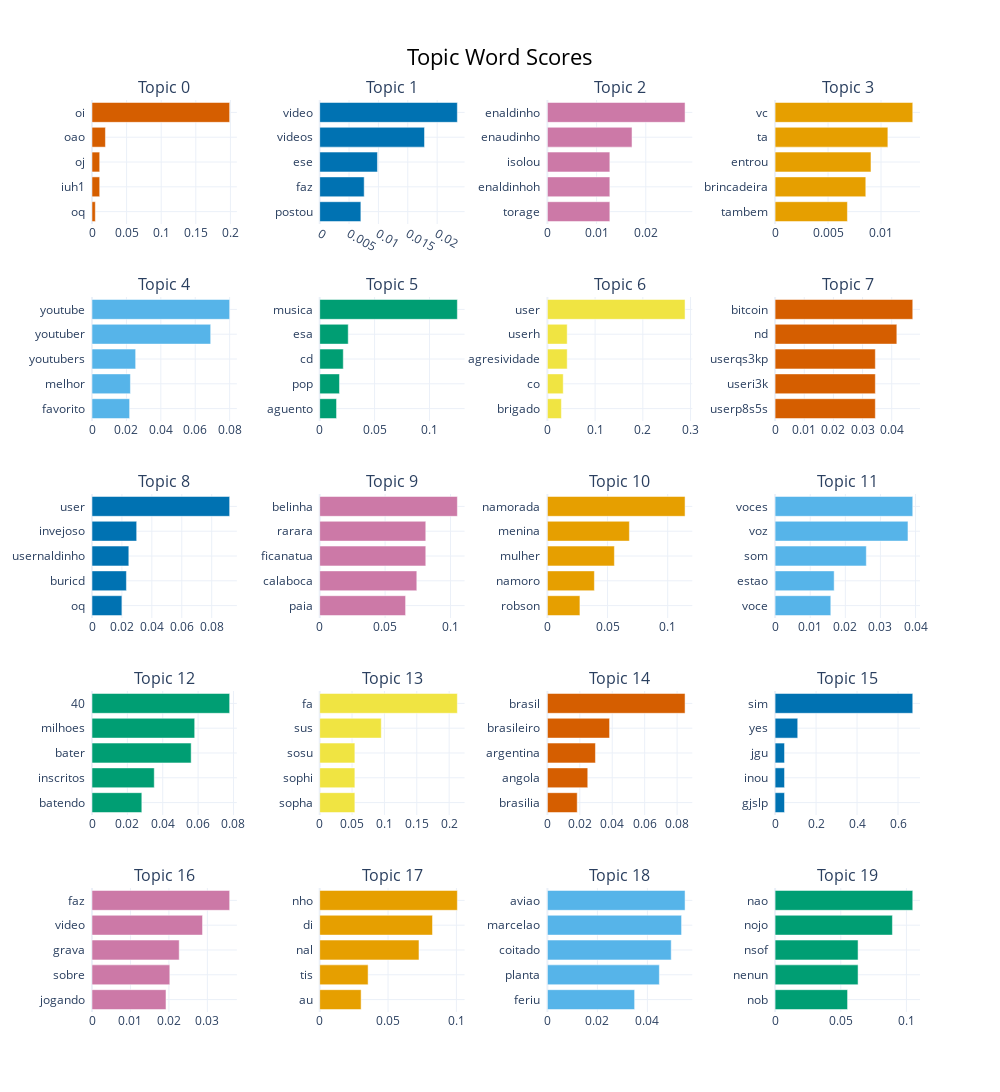

Notebook code for this chart:
### Markdown cell above
## Barchart

### Code cell
model.visualize_barchart(top_n_topics=20)

### Figure 1 — Plotly figure (JSON) as saved in the notebook; plotly's stock layout.template omitted (floating-point values rounded to 4 significant figures)
{"data": [{"marker": {"color": "#D55E00"}, "orientation": "h", "type": "bar", "x": [0.004809, 0.01111, 0.01111, 0.01941, 0.1989], "xaxis": "x", "y": ["oq  ", "iuh1  ", "oj  ", "oao  ", "oi  "], "yaxis": "y"}, {"marker": {"color": "#0072B2"}, "orientation": "h", "type": "bar", "x": [0.00701, 0.007575, 0.009835, 0.01785, 0.02344], "xaxis": "x2", "y": ["postou  ", "faz  ", "ese  ", "videos  ", "video  "], "yaxis": "y2"}, {"marker": {"color": "#CC79A7"}, "orientation": "h", "type": "bar", "x": [0.0127, 0.0127, 0.0127, 0.0172, 0.02799], "xaxis": "x3", "y": ["torage  ", "enaldinhoh  ", "isolou  ", "enaudinho  ", "enaldinho  "], "yaxis": "y3"}, {"marker": {"color": "#E69F00"}, "orientation": "h", "type": "bar", "x": [0.006828, 0.008563, 0.009054, 0.01065, 0.013], "xaxis": "x4", "y": ["tambem  ", "brincadeira  ", "entrou  ", "ta  ", "vc  "], "yaxis": "y4"}, {"marker": {"color": "#56B4E9"}, "orientation": "h", "type": "bar", "x": [0.02187, 0.02232, 0.02537, 0.06898, 0.08001], "xaxis": "x5", "y": ["favorito  ", "melhor  ", "youtubers  ", "youtuber  ", "youtube  "], "yaxis": "y5"}, {"marker": {"color": "#009E73"}, "orientation": "h", "type": "bar", "x": [0.01534, 0.01801, 0.02147, 0.02599, 0.1254], "xaxis": "x6", "y": ["aguento  ", "pop  ", "cd  ", "esa  ", "musica  "], "yaxis": "y6"}, {"marker": {"color": "#F0E442"}, "orientation": "h", "type": "bar", "x": [0.02933, 0.03316, 0.04148, 0.04148, 0.2885], "xaxis": "x7", "y": ["brigado  ", "co  ", "agresividade  ", "userh  ", "user  "], "yaxis": "y7"}, {"marker": {"color": "#D55E00"}, "orientation": "h", "type": "bar", "x": [0.03438, 0.03438, 0.03438, 0.04176, 0.04722], "xaxis": "x8", "y": ["userp8s5s  ", "useri3k  ", "userqs3kp  ", "nd  ", "bitcoin  "], "yaxis": "y8"}, {"marker": {"color": "#0072B2"}, "orientation": "h", "type": "bar", "x": [0.01998, 0.02301, 0.02461, 0.02986, 0.09201], "xaxis": "x9", "y": ["oq  ", "buricd  ", "usernaldinho  ", "invejoso  ", "user  "], "yaxis": "y9"}, {"marker": {"color": "#CC79A7"}, "orientation": "h", "type": "bar", "x": [0.06567, 0.07425, 0.08111, 0.08111, 0.1053], "xaxis": "x10", "y": ["paia  ", "calaboca  ", "ficanatua  ", "rarara  ", "belinha  "], "yaxis": "y10"}, {"marker": {"color": "#E69F00"}, "orientation": "h", "type": "bar", "x": [0.02703, 0.03905, 0.05568, 0.06815, 0.1144], "xaxis": "x11", "y": ["robson  ", "namoro  ", "mulher  ", "menina  ", "namorada  "], "yaxis": "y11"}, {"marker": {"color": "#56B4E9"}, "orientation": "h", "type": "bar", "x": [0.01586, 0.01682, 0.02598, 0.03784, 0.03921], "xaxis": "x12", "y": ["voce  ", "estao  ", "som  ", "voz  ", "voces  "], "yaxis": "y12"}, {"marker": {"color": "#009E73"}, "orientation": "h", "type": "bar", "x": [0.02817, 0.0352, 0.05607, 0.05807, 0.07784], "xaxis": "x13", "y": ["batendo  ", "inscritos  ", "bater  ", "milhoes  ", "40  "], "yaxis": "y13"}, {"marker": {"color": "#F0E442"}, "orientation": "h", "type": "bar", "x": [0.05434, 0.05434, 0.05434, 0.09509, 0.2127], "xaxis": "x14", "y": ["sopha  ", "sophi  ", "sosu  ", "sus  ", "fa  "], "yaxis": "y14"}, {"marker": {"color": "#D55E00"}, "orientation": "h", "type": "bar", "x": [0.01839, 0.02489, 0.02963, 0.03835, 0.08491], "xaxis": "x15", "y": ["brasilia  ", "angola  ", "argentina  ", "brasileiro  ", "brasil  "], "yaxis": "y15"}, {"marker": {"color": "#0072B2"}, "orientation": "h", "type": "bar", "x": [0.04605, 0.04605, 0.04605, 0.1104, 0.672], "xaxis": "x16", "y": ["gjslp  ", "inou  ", "jgu  ", "yes  ", "sim  "], "yaxis": "y16"}, {"marker": {"color": "#CC79A7"}, "orientation": "h", "type": "bar", "x": [0.01924, 0.02024, 0.02268, 0.02874, 0.0358], "xaxis": "x17", "y": ["jogando  ", "sobre  ", "grava  ", "video  ", "faz  "], "yaxis": "y17"}, {"marker": {"color": "#E69F00"}, "orientation": "h", "type": "bar", "x": [0.0303, 0.03541, 0.07263, 0.08252, 0.1007], "xaxis": "x18", "y": ["au  ", "tis  ", "nal  ", "di  ", "nho  "], "yaxis": "y18"}, {"marker": {"color": "#56B4E9"}, "orientation": "h", "type": "bar", "x": [0.03489, 0.04478, 0.04953, 0.05367, 0.05507], "xaxis": "x19", "y": ["feriu  ", "planta  ", "coitado  ", "marcelao  ", "aviao  "], "yaxis": "y19"}, {"marker": {"color": "#009E73"}, "orientation": "h", "type": "bar", "x": [0.05517, 0.06318, 0.06318, 0.08934, 0.1048], "xaxis": "x20", "y": ["nob  ", "nenun  ", "nsof  ", "nojo  ", "nao  "], "yaxis": "y20"}], "layout": {"annotations": [{"font": {"size": 16}, "showarrow": false, "text": "Topic 0", "x": 0.0875, "xanchor": "center", "xref": "paper", "y": 1.0, "yanchor": "bottom", "yref": "paper"}, {"font": {"size": 16}, "showarrow": false, "text": "Topic 1", "x": 0.3625, "xanchor": "center", "xref": "paper", "y": 1.0, "yanchor": "bottom", "yref": "paper"}, {"font": {"size": 16}, "showarrow": false, "text": "Topic 2", "x": 0.6375, "xanchor": "center", "xref": "paper", "y": 1.0, "yanchor": "bottom", "yref": "paper"}, {"font": {"size": 16}, "showarrow": false, "text": "Topic 3", "x": 0.9125, "xanchor": "center", "xref": "paper", "y": 1.0, "yanchor": "bottom", "yref": "paper"}, {"font": {"size": 16}, "showarrow": false, "text": "Topic 4", "x": 0.0875, "xanchor": "center", "xref": "paper", "y": 0.784, "yanchor": "bottom", "yref": "paper"}, {"font": {"size": 16}, "showarrow": false, "text": "Topic 5", "x": 0.3625, "xanchor": "center", "xref": "paper", "y": 0.784, "yanchor": "bottom", "yref": "paper"}, {"font": {"size": 16}, "showarrow": false, "text": "Topic 6", "x": 0.6375, "xanchor": "center", "xref": "paper", "y": 0.784, "yanchor": "bottom", "yref": "paper"}, {"font": {"size": 16}, "showarrow": false, "text": "Topic 7", "x": 0.9125, "xanchor": "center", "xref": "paper", "y": 0.784, "yanchor": "bottom", "yref": "paper"}, {"font": {"size": 16}, "showarrow": false, "text": "Topic 8", "x": 0.0875, "xanchor": "center", "xref": "paper", "y": 0.568, "yanchor": "bottom", "yref": "paper"}, {"font": {"size": 16}, "showarrow": false, "text": "Topic 9", "x": 0.3625, "xanchor": "center", "xref": "paper", "y": 0.568, "yanchor": "bottom", "yref": "paper"}, {"font": {"size": 16}, "showarrow": false, "text": "Topic 10", "x": 0.6375, "xanchor": "center", "xref": "paper", "y": 0.568, "yanchor": "bottom", "yref": "paper"}, {"font": {"size": 16}, "showarrow": false, "text": "Topic 11", "x": 0.9125, "xanchor": "center", "xref": "paper", "y": 0.568, "yanchor": "bottom", "yref": "paper"}, {"font": {"size": 16}, "showarrow": false, "text": "Topic 12", "x": 0.0875, "xanchor": "center", "xref": "paper", "y": 0.352, "yanchor": "bottom", "yref": "paper"}, {"font": {"size": 16}, "showarrow": false, "text": "Topic 13", "x": 0.3625, "xanchor": "center", "xref": "paper", "y": 0.352, "yanchor": "bottom", "yref": "paper"}, {"font": {"size": 16}, "showarrow": false, "text": "Topic 14", "x": 0.6375, "xanchor": "center", "xref": "paper", "y": 0.352, "yanchor": "bottom", "yref": "paper"}, {"font": {"size": 16}, "showarrow": false, "text": "Topic 15", "x": 0.9125, "xanchor": "center", "xref": "paper", "y": 0.352, "yanchor": "bottom", "yref": "paper"}, {"font": {"size": 16}, "showarrow": false, "text": "Topic 16", "x": 0.0875, "xanchor": "center", "xref": "paper", "y": 0.136, "yanchor": "bottom", "yref": "paper"}, {"font": {"size": 16}, "showarrow": false, "text": "Topic 17", "x": 0.3625, "xanchor": "center", "xref": "paper", "y": 0.136, "yanchor": "bottom", "yref": "paper"}, {"font": {"size": 16}, "showarrow": false, "text": "Topic 18", "x": 0.6375, "xanchor": "center", "xref": "paper", "y": 0.136, "yanchor": "bottom", "yref": "paper"}, {"font": {"size": 16}, "showarrow": false, "text": "Topic 19", "x": 0.9125, "xanchor": "center", "xref": "paper", "y": 0.136, "yanchor": "bottom", "yref": "paper"}], "height": 1250, "hoverlabel": {"bgcolor": "white", "font": {"family": "Rockwell", "size": 16}}, "showlegend": false, "title": {"font": {"color": "Black", "size": 22}, "text": "Topic Word Scores", "x": 0.5, "xanchor": "center", "yanchor": "top"}, "width": 1000, "xaxis": {"anchor": "y", "domain": [0, 0.175], "showgrid": true}, "xaxis10": {"anchor": "y10", "domain": [0.275, 0.45], "showgrid": true}, "xaxis11": {"anchor": "y11", "domain": [0.55, 0.725], "showgrid": true}, "xaxis12": {"anchor": "y12", "domain": [0.825, 1], "showgrid": true}, "xaxis13": {"anchor": "y13", "domain": [0, 0.175], "showgrid": true}, "xaxis14": {"anchor": "y14", "domain": [0.275, 0.45], "showgrid": true}, "xaxis15": {"anchor": "y15", "domain": [0.55, 0.725], "showgrid": true}, "xaxis16": {"anchor": "y16", "domain": [0.825, 1], "showgrid": true}, "xaxis17": {"anchor": "y17", "domain": [0, 0.175], "showgrid": true}, "xaxis18": {"anchor": "y18", "domain": [0.275, 0.45], "showgrid": true}, "xaxis19": {"anchor": "y19", "domain": [0.55, 0.725], "showgrid": true}, "xaxis2": {"anchor": "y2", "domain": [0.275, 0.45], "showgrid": true}, "xaxis20": {"anchor": "y20", "domain": [0.825, 1], "showgrid": true}, "xaxis3": {"anchor": "y3", "domain": [0.55, 0.725], "showgrid": true}, "xaxis4": {"anchor": "y4", "domain": [0.825, 1], "showgrid": true}, "xaxis5": {"anchor": "y5", "domain": [0, 0.175], "showgrid": true}, "xaxis6": {"anchor": "y6", "domain": [0.275, 0.45], "showgrid": true}, "xaxis7": {"anchor": "y7", "domain": [0.55, 0.725], "showgrid": true}, "xaxis8": {"anchor": "y8", "domain": [0.825, 1], "showgrid": true}, "xaxis9": {"anchor": "y9", "domain": [0, 0.175], "showgrid": true}, "yaxis": {"anchor": "x", "domain": [0.864, 1.0], "showgrid": true}, "yaxis10": {"anchor": "x10", "domain": [0.432, 0.568], "showgrid": true}, "yaxis11": {"anchor": "x11", "domain": [0.432, 0.568], "showgrid": true}, "yaxis12": {"anchor": "x12", "domain": [0.432, 0.568], "showgrid": true}, "yaxis13": {"anchor": "x13", "domain": [0.216, 0.352], "showgrid": true}, "yaxis14": {"anchor": "x14", "domain": [0.216, 0.352], "showgrid": true}, "yaxis15": {"anchor": "x15", "domain": [0.216, 0.352], "showgrid": true}, "yaxis16": {"anchor": "x16", "domain": [0.216, 0.352], "showgrid": true}, "yaxis17": {"anchor": "x17", "domain": [0, 0.136], "showgrid": true}, "yaxis18": {"anchor": "x18", "domain": [0, 0.136], "showgrid": true}, "yaxis19": {"anchor": "x19", "domain": [0, 0.136], "showgrid": true}, "yaxis2": {"anchor": "x2", "domain": [0.864, 1.0], "showgrid": true}, "yaxis20": {"anchor": "x20", "domain": [0, 0.136], "showgrid": true}, "yaxis3": {"anchor": "x3", "domain": [0.864, 1.0], "showgrid": true}, "yaxis4": {"anchor": "x4", "domain": [0.864, 1.0], "showgrid": true}, "yaxis5": {"anchor": "x5", "domain": [0.648, 0.784], "showgrid": true}, "yaxis6": {"anchor": "x6", "domain": [0.648, 0.784], "showgrid": true}, "yaxis7": {"anchor": "x7", "domain": [0.648, 0.784], "showgrid": true}, "yaxis8": {"anchor": "x8", "domain": [0.648, 0.784], "showgrid": true}, "yaxis9": {"anchor": "x9", "domain": [0.432, 0.568], "showgrid": true}}}
